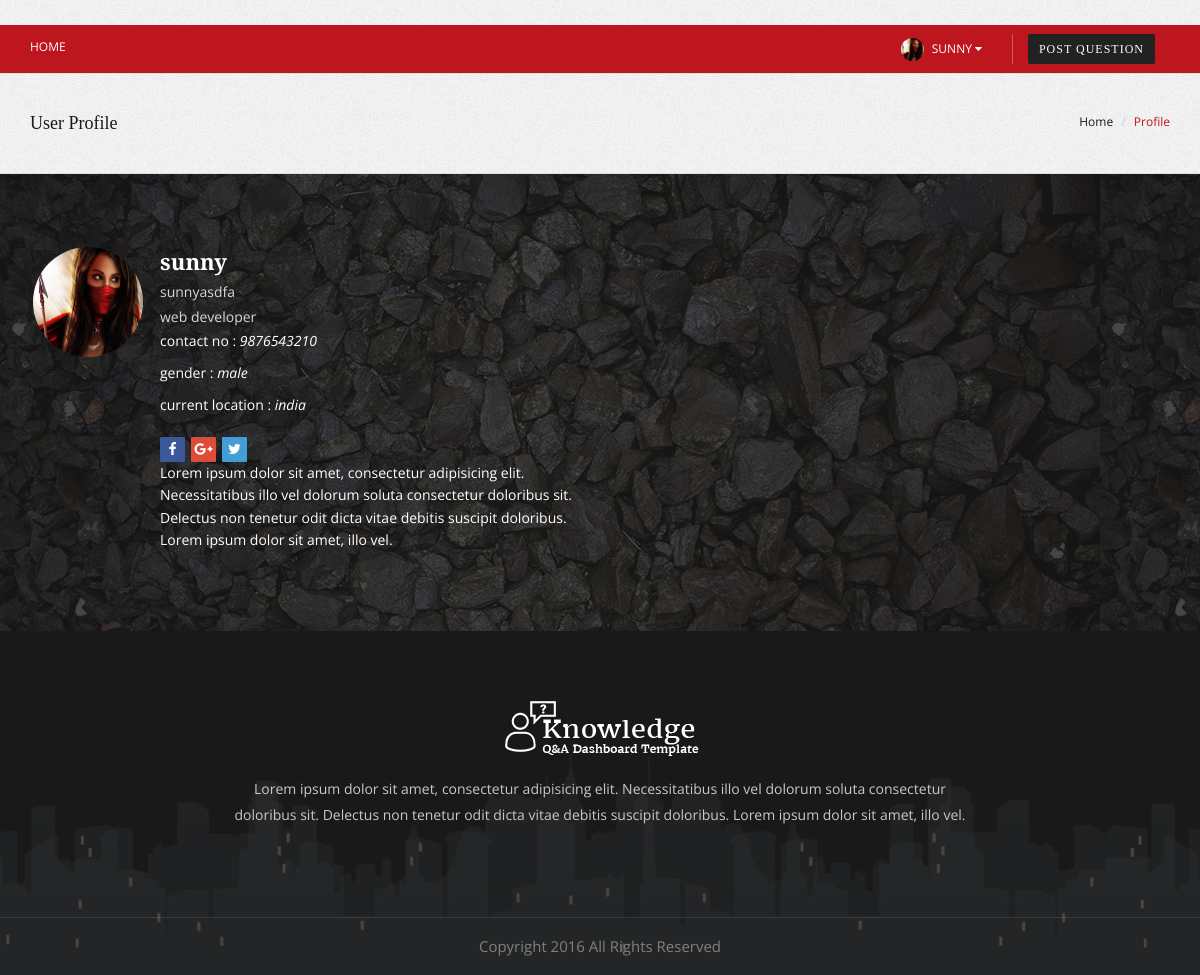
/accounts/profile/ (signed in), run on the app's committed database.
### users/models.py (models this page shows, shortened)
class Profile(models.Model):
    GENDER_CHOICES = (
        ('male','male'),
        ('female','female'),
        ('other','other'),
    )
    user = models.OneToOneField(User, on_delete=models.CASCADE)
    name = models.CharField(max_length=150, null=False, blank=False,default="")
    image = models.ImageField(upload_to='image/',default='default.png', null=True, blank=True)
    field = models.CharField(max_length=100,null=True,blank=True)
    phone_no = models.CharField(validators=[RegexValidator("^0?[5-9]{1}\d{9}$")], max_length=51, null=True, blank=True)
    location = models.CharField(max_length=200,null=True)
    about = models.CharField(max_length=300,null=True)
    gender = models.CharField(choices=GENDER_CHOICES, max_length=50,null=True,blank=True)

### users/views.py (the view)
# urls.py: path('profile/', users_views.profileView, name = 'profile'),
@login_required(login_url='login')
def profileView(request):
    user = Profile.objects.get(user=request.user)
    return render(request, 'users/profile.html', {'user':user})

### users/templates/users/profile.html
﻿{% extends 'users/base.html' %}
{% load static %}
{% load crispy_forms_tags %}
{% block content %}
    <section class="page-title">
      <div class="container">
        <div class="row">
          <div class="col-md-6 col-sm-7 col-xs-12 text-left">
            <h1>User Profile</h1>
          </div>
          <div class="col-md-6 col-sm-5 col-xs-12 text-right">
            <div class="bread">
              <ol class="breadcrumb">
                <li><a href="{% url 'home' %}">Home</a>
                </li>
                <li class="active">Profile</li>
              </ol>
            </div>
          </div>
        </div>
      </div>
    </section>
    <section id="user-profile" class="user-profile parallex">
      <div class="container">
        <div class="row">
          <div class="col-md-12 col-xs-12 col-sm-12">
            <div class="profile-sec ">
              <div class="profile-head">
                <div class="col-md-6 col-xs-12 col-sm-6 no-padding">
                  <div class="profile-avatar">
                    <span><img class="img-responsive img-circle" alt="" src="{{user.image.url}}"></span>
                    <div class="profile-name">
                      <h3>{{user.user.username}}</h3>
                      <i>{{user.name}}</i>
                      <i>{{user.field}}</i>
                      <p>contact no : <i>{{user.phone_no}}</i> </p>
                      <p>gender : <i>{{user.gender}}</i> </p>
                      <p>current location : <i>{{user.location}}</i></p>
                      <ul class="social-btns">
                        <li><a href="#" title=""><i class="fa fa-facebook"></i></a>
                        </li>
                        <li><a href="#" title=""><i class="fa fa-google-plus"></i></a>
                        </li>
                        <li><a href="#" title=""><i class="fa fa-twitter"></i></a>
                        </li>
                      </ul>
                      <p>{{user.about}}</p>
                    </div>
                  </div>
                </div>
              </div>
            </div>
          </div>
        </div>
      </div>
    </section>
{% endblock %}

### users/templates/users/base.html (shortened to what this page needs)
{% load static %}
<!DOCTYPE html>
<html lang="en">
<head>
  <link rel="stylesheet" href="{% static 'css/bootstrap.css' %}">
  <link rel="stylesheet" href="{% static 'css/style.css' %}">
  <link rel="stylesheet" href="{% static 'css/font-awesome.css' %}">
  <link rel="stylesheet" href="{% static 'css/et-line-fonts.css' %}">
	<link rel="stylesheet" type="text/css" href="{% static 'css/owl.carousel.css' %}">
	<link rel="stylesheet" type="text/css" href="{% static 'css/owl.style.css' %}">
  <link type="text/css" rel="stylesheet" href="{% static 'css/animate.min.css' %}">
  <link type="text/css" rel="stylesheet" href="{% static 'css/bootstrap-dropdownhover.min.css' %}">
</head>
<body>
  <div class="top-bar">
  <div class="container">
    <div class="row">
      <div class="col-lg-4 col-md-4 col-sm-6 col-xs-4">
        <ul class="top-nav nav-left">
          <li><a href="{% url 'home' %}">Home</a>
          </li>
        </ul>
      </div>
      <div class="col-lg-8 col-md-8 col-sm-6 col-xs-8">
        <ul class="top-nav nav-right">
          {% if not request.user.is_authenticated %}
          <li><a href="{% url 'login' %}"><i class="fa fa-lock" aria-hidden="true"></i>Login</a>
          </li>
          <li><a href="{% url 'register' %}"><i class="fa fa-user-plus" aria-hidden="true"></i>Register</a>
          </li>
          {% else %}
          <li class="dropdown">
            <a class="dropdown-toggle" data-hover="dropdown" data-toggle="dropdown" data-animations="fadeInUp">
              <img class="img-circle resize" alt="" src="{{request.user.profile.image.url}}">
              <span class="hidden-xs small-padding">
                <span>{{request.user.username}}</span>
              <i class="fa fa-caret-down"></i>
              </span>
            </a>
            <li>
              <div ><a href="{% url 'create' %}" class="btn btn-primary btn-sm">Post Question</a>
              </div>
            </li>
          </li>
          {% endif %}
        </ul>
      </div>
    </div>
  </div>
  </div>
  <div class="main-content-area">
    {% block content %}
    {% endblock %}
  </div>
  <footer class="footer-area">
    <div class="footer-content">
      <div class="container">
        <div class="row clearfix">
          <div class="col-md-8 col-md-offset-2">
            <div class="footer-content text-center no-padding margin-bottom-40">
              <div class="logo-footer"><img id="logo-footer" class="center-block" src="images/logo-1.png" alt="">
              </div>
              <p>Lorem ipsum dolor sit amet, consectetur adipisicing elit. Necessitatibus illo vel dolorum soluta consectetur doloribus sit. Delectus non tenetur odit dicta vitae debitis suscipit doloribus. Lorem ipsum dolor sit amet, illo vel.</p>
            </div>
          </div>
        </div>
      </div>
    </div>
    <div class="footer-copyright">
      <div class="auto-container clearfix">
        <div class=" text-center">Copyright 2016 All Rights Reserved</div>
      </div>
    </div>
  </footer>
</body>
</html>

### data on the page
Profile: image (picture), user.username "sunny", name "sunnyasdfa", field "web developer", phone_no "9876543210", gender "male", location "india", about "Lorem ipsum dolor sit amet, consectetur adipisicing elit. Necessitatibus illo vel dolorum soluta consectetur doloribus sit. Delectus non tenetur odit dicta vitae debitis suscipit doloribus. Lorem ipsum dolor sit amet, illo vel."

### other printed values
{{ request.user.username }} "SUNNY"
